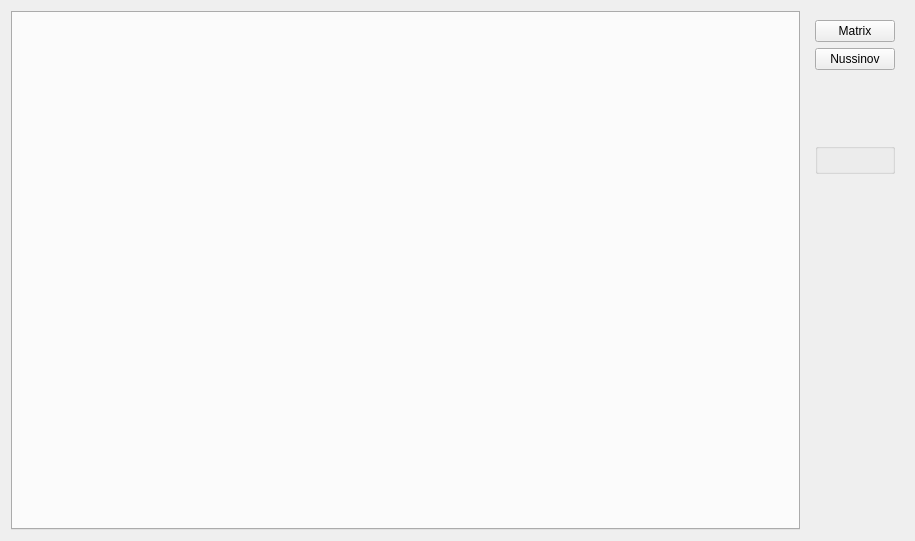
<?xml version="1.0" encoding="UTF-8"?>
<ui version="4.0">
 <class>OptionsWidget</class>
 <widget class="QWidget" name="OptionsWidget">
  <property name="geometry">
   <rect>
    <x>0</x>
    <y>0</y>
    <width>915</width>
    <height>541</height>
   </rect>
  </property>
  <property name="windowTitle">
   <string>Form</string>
  </property>
  <layout class="QHBoxLayout" name="horizontalLayout_2" stretch="5,0">
   <item>
    <widget class="QTabWidget" name="tabWidget"/>
   </item>
   <item>
    <widget class="QWidget" name="widget" native="true">
     <layout class="QVBoxLayout" name="verticalLayout_3">
      <item>
       <widget class="QPushButton" name="matrixButton">
        <property name="text">
         <string>Matrix</string>
        </property>
       </widget>
      </item>
      <item>
       <widget class="QPushButton" name="nussinovButton">
        <property name="text">
         <string>Nussinov</string>
        </property>
       </widget>
      </item>
      <item>
       <spacer name="verticalSpacer">
        <property name="orientation">
         <enum>Qt::Vertical</enum>
        </property>
        <property name="sizeHint" stdset="0">
         <size>
          <width>20</width>
          <height>40</height>
         </size>
        </property>
       </spacer>
      </item>
      <item>
       <widget class="QGroupBox" name="optionsGroupBox"/>
      </item>
      <item>
       <spacer name="verticalSpacer_2">
        <property name="orientation">
         <enum>Qt::Vertical</enum>
        </property>
        <property name="sizeHint" stdset="0">
         <size>
          <width>20</width>
          <height>347</height>
         </size>
        </property>
       </spacer>
      </item>
     </layout>
    </widget>
   </item>
  </layout>
 </widget>
 <resources/>
 <connections/>
</ui>
